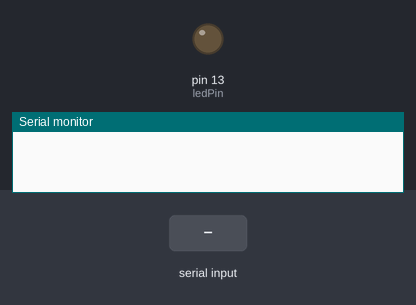
The sketch below on a simulated Arduino Uno, built with avr-gcc and run on an emulated ATmega328P. Shown: output pins drawn as LEDs (lit = HIGH), the last lines printed to the serial monitor. The test bench sets the inputs (shaded band).

Above: at 1.2 s.
1.3 s: "1" received over Serial
At 2.9 s:
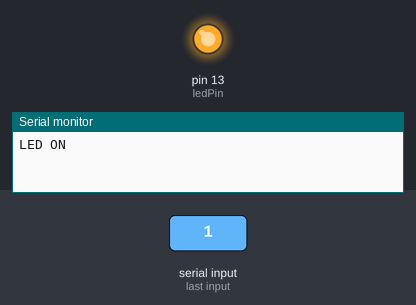
3.5 s: "0" received over Serial
At 4.5 s:
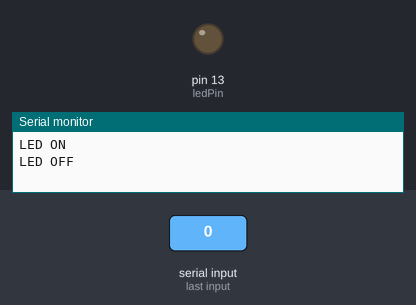
Timing chart, 0 to 6.5 s (numbered marks = the images above; inputs shaded):
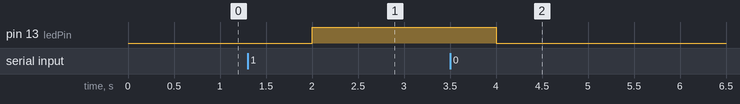

Measured:
- after the input at 1.3 s, pin 13 (ledPin): LOW → HIGH after 0.70 s
- after the input at 3.5 s, pin 13 (ledPin): HIGH → LOW after 0.50 s

The sketch:

ard_BL_led.ino
```cpp
char bluetoothVal;           //value sent over via bluetooth
char lastValue;              //stores last state of device (on/off)

int ledPin = 13;

void setup() {
 Serial.begin(9600); // begin communication on baud 9600
 pinMode(ledPin, OUTPUT); // set the led pin to output
}


void loop() {
  if(Serial.available()) // searches for available data
  {//if there is data being recieved
    bluetoothVal=Serial.read(); //read it
  }
  if (bluetoothVal=='1')
  {//if value from bluetooth serial is '1'
    digitalWrite(ledPin,HIGH);     // turn on LED
    if (lastValue!='1')
      Serial.println(F("LED ON")); //print LED is on
    lastValue = bluetoothVal;
  }
  else if (bluetoothVal=='0')
  {//if value from bluetooth serial is '0'
    digitalWrite(ledPin,LOW);       //turn off LED
    if (lastValue!='0')
      Serial.println(F("LED OFF")); //print LED is off
    lastValue = bluetoothVal;
  }
  delay(1000);
}
```
